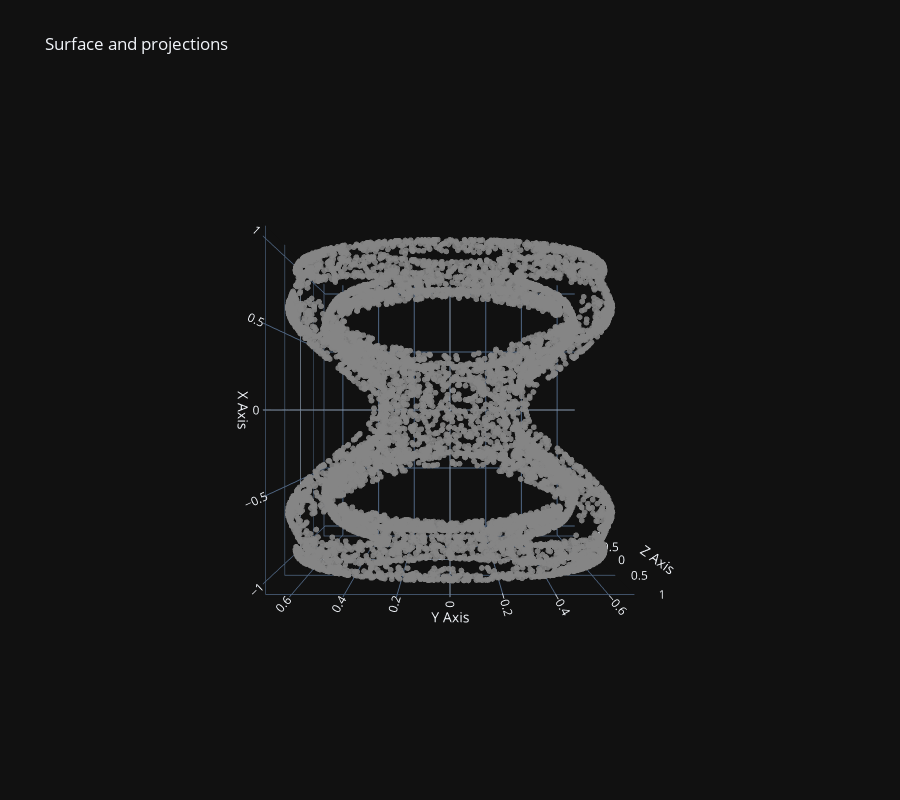

Source (notebook cell):
### Code cell
Y_lang = langevin_implicit(surface_c, n_samples=10000, burn=100, thin=1, sigma=0.5, lam=0.1, kappa=0, R=5.0, tol=1e-3)
fig = plot_3d_projection(Y_lang)
fig.update_layout(scene_camera=dict(eye=dict(x=0., y=0., z=2.5)))

### Figure 1 — Plotly figure (JSON) as saved in the notebook; plotly's stock layout.template omitted (floating-point values rounded to 4 significant figures; data arrays with more than 128 entries replaced by an {"elided": "..."} marker saying what was removed)
{"data": [{"marker": {"color": "rgba(120,120,120,0.9)", "size": 2}, "mode": "markers", "name": "original", "x": {"elided": "9132 float values"}, "y": {"elided": "9132 float values"}, "z": {"elided": "9132 float values"}, "type": "scatter3d"}], "layout": {"height": 800, "legend": {"itemsizing": "constant"}, "scene": {"aspectmode": "cube", "camera": {"eye": {"x": 0, "y": 0, "z": 2.5}}, "xaxis": {"title": {"text": "X Axis"}}, "yaxis": {"title": {"text": "Y Axis"}}, "zaxis": {"title": {"text": "Z Axis"}}}, "title": {"text": "Surface and projections"}}}
